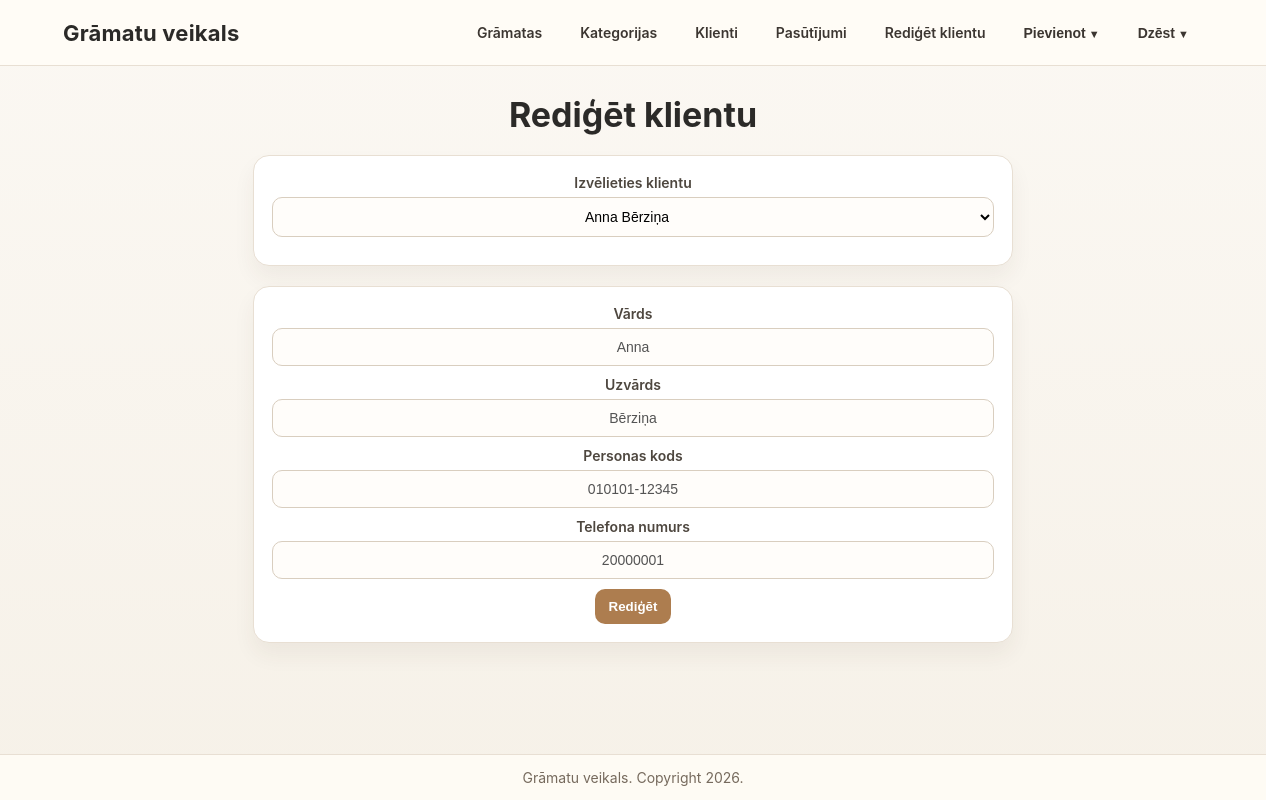
Page /rediget_klientu?klients_id=5 on the committed database.
### tables this page shows
CREATE TABLE "klienti" (
                id INTEGER PRIMARY KEY AUTOINCREMENT,
                vards TEXT NOT NULL,
                uzvards TEXT NOT NULL,
                personas_kods TEXT NOT NULL,
                telefons TEXT NOT NULL
            );

### app.py (the view)
@app.route("/rediget_klientu", methods=["GET"])
def rediget_klientu():
    klients_id = request.args.get("klients_id")
    klienti = get_klienti()
    klients = None
    if klients_id:
        for item in klienti:
            if str(item["id"]) == str(klients_id):
                klients = item
                break
    return render_template("rediget_klientu.html", klienti=klienti, klients=klients)

### app.py (called while the page is built)
def get_db_connection():
    return sqlite3.connect(DB_PATH, check_same_thread=False)

def get_klienti():
    conn = get_db_connection()
    cursor = conn.cursor()
    cursor.execute("SELECT id, vards, uzvards, personas_kods, telefons FROM klienti ORDER BY uzvards, vards")
    data = [{"id": row[0], "vards": row[1], "uzvards": row[2], "personas_kods": row[3], "telefons": row[4]} for row in cursor.fetchall()]
    conn.close()
    return data

### templates/rediget_klientu.html (shortened to what this page needs)
<!DOCTYPE html>
<html lang="lv">
<head>
    <link rel="stylesheet" type="text/css" href="{{ url_for('static', filename='style.css') }}">
</head>
<body>
    {% include "_header.html" %}
    <main class="page-wrap">
    <div class="page-head">
        <h1>Rediģēt klientu</h1>
    </div>
    <div class="form-card">
        <label for="klients">Izvēlieties klientu</label>
        <select id="klients" name="klients" onchange="showClientInfo()">
            {% for klients in klienti %}
                <option value="{{ klients.id }}" {% if request.args.get("klients_id")|int == klients.id %}selected{% endif %}>
                    {{ klients.vards }} {{ klients.uzvards }}
                </option>
            {% endfor %}
        </select>
    </div>
    {% if klients %}
    <form action="/saglabat_klientu" method="post" class="form-card">
        <label for="vards">Vārds</label>
        <input type="text" id="vards" name="vards" value="{{ klients.vards }}" disabled><br>
        <label for="uzvards">Uzvārds</label>
        <input type="text" id="uzvards" name="uzvards" value="{{ klients.uzvards }}" disabled><br>
        <label for="personas_kods">Personas kods</label>
        <input type="text" id="personas_kods" name="personas_kods" value="{{ klients.personas_kods }}" disabled><br>
        <label for="telefons">Telefona numurs</label>
        <input type="text" id="telefons" name="telefons" value="{{ klients.telefons }}" disabled><br>
        <button type="button" id="rediget" onclick="enableEditing()">Rediģēt</button>
    </form>
    {% endif %}
    </main>
    {% include "_footer.html" %}
</body>
</html>

### static/style.css (style rules this page uses)
:root { --bg:#f7f4ef; --bg-2:#fefcf8; --text:#2b2a28; --muted:#78716a; --line:#e8dfd3; --accent:#ad7d4f; --accent-dark:#8e6036; --white:#ffffff; }
* { box-sizing:border-box; }
body { margin:0; background:linear-gradient(180deg,#fbf8f3 0%,#f6f1e8 100%); font-family:"Inter","Segoe UI",sans-serif; color:var(--text); min-height:100vh; display:flex; flex-direction:column; }
.page-wrap { max-width:1180px; margin:0 auto; padding:28px 20px 36px; width:100%; flex:1; }
.page-head h1 { margin:0; font-size:34px; font-weight:700; text-align:center; }
.filters-panel, .form-card { background:var(--white); border:1px solid var(--line); border-radius:16px; padding:18px; box-shadow:0 12px 22px rgba(67,47,26,0.06); }
.form-card { width:min(760px,100%); margin-top:20px; margin-left:auto; margin-right:auto; text-align:center; }
label { display:block; margin-bottom:6px; font-size:14px; font-weight:600; color:#4e473f; text-align:center; }
input, select { width:100%; border:1px solid #d9cebf; border-radius:10px; padding:10px 12px; font-size:14px; background:#fffdfa; margin-bottom:10px; text-align:center; }
button { border:none; border-radius:10px; padding:10px 14px; background:var(--accent); color:#fff; font-weight:600; cursor:pointer; }

### rows in the picture
klienti: vards "Anna", uzvards "Bērziņa", personas_kods "010101-12345", telefons "20000001"

### other values in the picture
form field klients "Anna Bērziņa"
